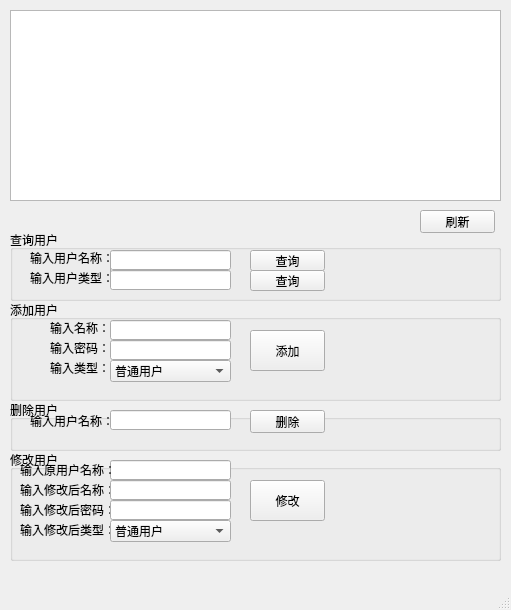
<?xml version="1.0" encoding="UTF-8"?>
<ui version="4.0">
 <class>user</class>
 <widget class="QMainWindow" name="user">
  <property name="geometry">
   <rect>
    <x>0</x>
    <y>0</y>
    <width>511</width>
    <height>610</height>
   </rect>
  </property>
  <property name="windowTitle">
   <string>用户设置</string>
  </property>
  <widget class="QWidget" name="centralwidget">
   <widget class="QTableWidget" name="tableWidget">
    <property name="geometry">
     <rect>
      <x>10</x>
      <y>10</y>
      <width>491</width>
      <height>191</height>
     </rect>
    </property>
   </widget>
   <widget class="QGroupBox" name="groupBox">
    <property name="geometry">
     <rect>
      <x>10</x>
      <y>230</y>
      <width>491</width>
      <height>71</height>
     </rect>
    </property>
    <property name="title">
     <string>查询用户</string>
    </property>
    <widget class="QLabel" name="label">
     <property name="geometry">
      <rect>
       <x>20</x>
       <y>20</y>
       <width>81</width>
       <height>16</height>
      </rect>
     </property>
     <property name="text">
      <string>输入用户名称：</string>
     </property>
    </widget>
    <widget class="QLineEdit" name="lineEdit">
     <property name="geometry">
      <rect>
       <x>100</x>
       <y>30</y>
       <width>113</width>
       <height>20</height>
      </rect>
     </property>
    </widget>
    <widget class="QPushButton" name="find">
     <property name="geometry">
      <rect>
       <x>240</x>
       <y>20</y>
       <width>75</width>
       <height>21</height>
      </rect>
     </property>
     <property name="text">
      <string>查询</string>
     </property>
    </widget>
    <widget class="QLabel" name="label_2">
     <property name="geometry">
      <rect>
       <x>20</x>
       <y>40</y>
       <width>81</width>
       <height>16</height>
      </rect>
     </property>
     <property name="text">
      <string>输入用户类型：</string>
     </property>
    </widget>
    <widget class="QLineEdit" name="findname">
     <property name="geometry">
      <rect>
       <x>100</x>
       <y>20</y>
       <width>121</width>
       <height>20</height>
      </rect>
     </property>
    </widget>
    <widget class="QLineEdit" name="findkind">
     <property name="geometry">
      <rect>
       <x>100</x>
       <y>40</y>
       <width>121</width>
       <height>20</height>
      </rect>
     </property>
    </widget>
    <widget class="QPushButton" name="find_2">
     <property name="geometry">
      <rect>
       <x>240</x>
       <y>40</y>
       <width>75</width>
       <height>21</height>
      </rect>
     </property>
     <property name="text">
      <string>查询</string>
     </property>
    </widget>
   </widget>
   <widget class="QGroupBox" name="groupBox_2">
    <property name="geometry">
     <rect>
      <x>10</x>
      <y>300</y>
      <width>491</width>
      <height>101</height>
     </rect>
    </property>
    <property name="title">
     <string>添加用户</string>
    </property>
    <widget class="QPushButton" name="add">
     <property name="geometry">
      <rect>
       <x>240</x>
       <y>30</y>
       <width>75</width>
       <height>41</height>
      </rect>
     </property>
     <property name="text">
      <string>添加</string>
     </property>
    </widget>
    <widget class="QLabel" name="label_4">
     <property name="geometry">
      <rect>
       <x>40</x>
       <y>20</y>
       <width>71</width>
       <height>16</height>
      </rect>
     </property>
     <property name="text">
      <string>输入名称：</string>
     </property>
    </widget>
    <widget class="QLineEdit" name="addname">
     <property name="geometry">
      <rect>
       <x>100</x>
       <y>20</y>
       <width>121</width>
       <height>20</height>
      </rect>
     </property>
    </widget>
    <widget class="QLabel" name="label_6">
     <property name="geometry">
      <rect>
       <x>40</x>
       <y>60</y>
       <width>71</width>
       <height>16</height>
      </rect>
     </property>
     <property name="text">
      <string>输入类型：</string>
     </property>
    </widget>
    <widget class="QLineEdit" name="addpwd">
     <property name="geometry">
      <rect>
       <x>100</x>
       <y>40</y>
       <width>121</width>
       <height>20</height>
      </rect>
     </property>
    </widget>
    <widget class="QLabel" name="label_5">
     <property name="geometry">
      <rect>
       <x>40</x>
       <y>40</y>
       <width>71</width>
       <height>16</height>
      </rect>
     </property>
     <property name="text">
      <string>输入密码：</string>
     </property>
    </widget>
    <widget class="QComboBox" name="comboBox">
     <property name="geometry">
      <rect>
       <x>100</x>
       <y>60</y>
       <width>121</width>
       <height>22</height>
      </rect>
     </property>
     <item>
      <property name="text">
       <string>普通用户</string>
      </property>
     </item>
     <item>
      <property name="text">
       <string>管理员</string>
      </property>
     </item>
    </widget>
   </widget>
   <widget class="QGroupBox" name="groupBox_3">
    <property name="geometry">
     <rect>
      <x>10</x>
      <y>400</y>
      <width>491</width>
      <height>51</height>
     </rect>
    </property>
    <property name="title">
     <string>删除用户</string>
    </property>
    <widget class="QPushButton" name="delete_2">
     <property name="geometry">
      <rect>
       <x>240</x>
       <y>10</y>
       <width>75</width>
       <height>23</height>
      </rect>
     </property>
     <property name="text">
      <string>删除</string>
     </property>
    </widget>
    <widget class="QLineEdit" name="delname">
     <property name="geometry">
      <rect>
       <x>100</x>
       <y>10</y>
       <width>121</width>
       <height>20</height>
      </rect>
     </property>
    </widget>
    <widget class="QLabel" name="label_7">
     <property name="geometry">
      <rect>
       <x>20</x>
       <y>10</y>
       <width>81</width>
       <height>21</height>
      </rect>
     </property>
     <property name="text">
      <string>输入用户名称：</string>
     </property>
    </widget>
   </widget>
   <widget class="QPushButton" name="refresh">
    <property name="geometry">
     <rect>
      <x>420</x>
      <y>210</y>
      <width>75</width>
      <height>23</height>
     </rect>
    </property>
    <property name="text">
     <string>刷新</string>
    </property>
   </widget>
   <widget class="QGroupBox" name="groupBox_4">
    <property name="geometry">
     <rect>
      <x>10</x>
      <y>450</y>
      <width>491</width>
      <height>111</height>
     </rect>
    </property>
    <property name="title">
     <string>修改用户</string>
    </property>
    <widget class="QPushButton" name="change">
     <property name="geometry">
      <rect>
       <x>240</x>
       <y>30</y>
       <width>75</width>
       <height>41</height>
      </rect>
     </property>
     <property name="text">
      <string>修改</string>
     </property>
    </widget>
    <widget class="QLabel" name="label_10">
     <property name="geometry">
      <rect>
       <x>10</x>
       <y>50</y>
       <width>101</width>
       <height>20</height>
      </rect>
     </property>
     <property name="text">
      <string>输入修改后密码：</string>
     </property>
    </widget>
    <widget class="QLabel" name="label_9">
     <property name="geometry">
      <rect>
       <x>10</x>
       <y>70</y>
       <width>101</width>
       <height>20</height>
      </rect>
     </property>
     <property name="text">
      <string>输入修改后类型：</string>
     </property>
    </widget>
    <widget class="QLabel" name="label_8">
     <property name="geometry">
      <rect>
       <x>10</x>
       <y>30</y>
       <width>101</width>
       <height>20</height>
      </rect>
     </property>
     <property name="text">
      <string>输入修改后名称：</string>
     </property>
    </widget>
    <widget class="QLineEdit" name="changename">
     <property name="geometry">
      <rect>
       <x>100</x>
       <y>10</y>
       <width>121</width>
       <height>20</height>
      </rect>
     </property>
     <property name="text">
      <string/>
     </property>
    </widget>
    <widget class="QLineEdit" name="aftername">
     <property name="geometry">
      <rect>
       <x>100</x>
       <y>30</y>
       <width>121</width>
       <height>20</height>
      </rect>
     </property>
     <property name="text">
      <string/>
     </property>
    </widget>
    <widget class="QComboBox" name="changeBox">
     <property name="geometry">
      <rect>
       <x>100</x>
       <y>70</y>
       <width>121</width>
       <height>22</height>
      </rect>
     </property>
     <item>
      <property name="text">
       <string>普通用户</string>
      </property>
     </item>
     <item>
      <property name="text">
       <string>管理员</string>
      </property>
     </item>
    </widget>
    <widget class="QLabel" name="label_3">
     <property name="geometry">
      <rect>
       <x>10</x>
       <y>10</y>
       <width>91</width>
       <height>20</height>
      </rect>
     </property>
     <property name="text">
      <string>输入原用户名称：</string>
     </property>
    </widget>
    <widget class="QLineEdit" name="changepwd">
     <property name="geometry">
      <rect>
       <x>100</x>
       <y>50</y>
       <width>121</width>
       <height>20</height>
      </rect>
     </property>
     <property name="text">
      <string/>
     </property>
    </widget>
   </widget>
  </widget>
  <widget class="QMenuBar" name="menubar">
   <property name="geometry">
    <rect>
     <x>0</x>
     <y>0</y>
     <width>511</width>
     <height>23</height>
    </rect>
   </property>
  </widget>
  <widget class="QStatusBar" name="statusbar"/>
 </widget>
 <resources/>
 <connections/>
</ui>
